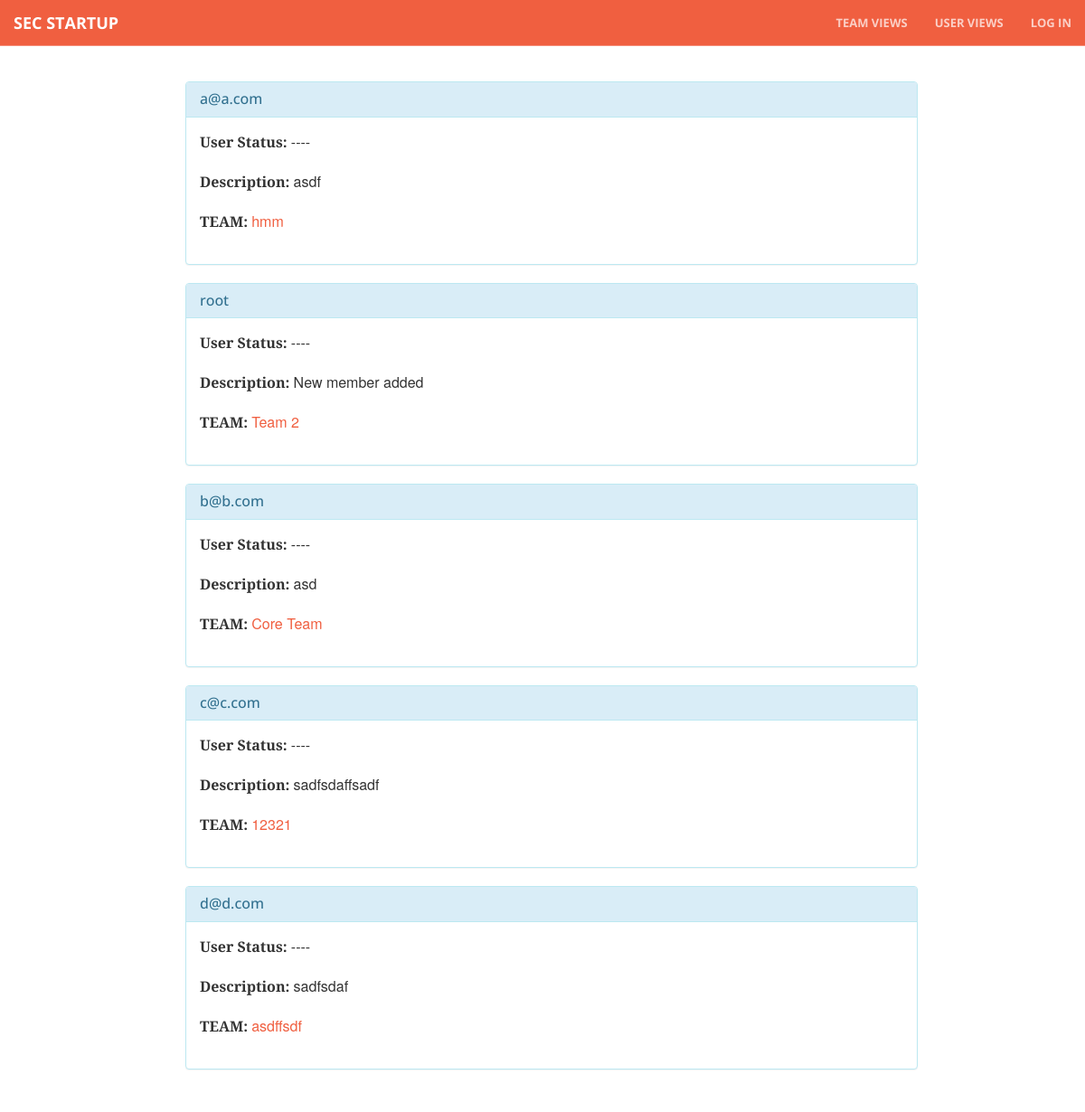
/profile/, run on an earlier commit of the app's database.
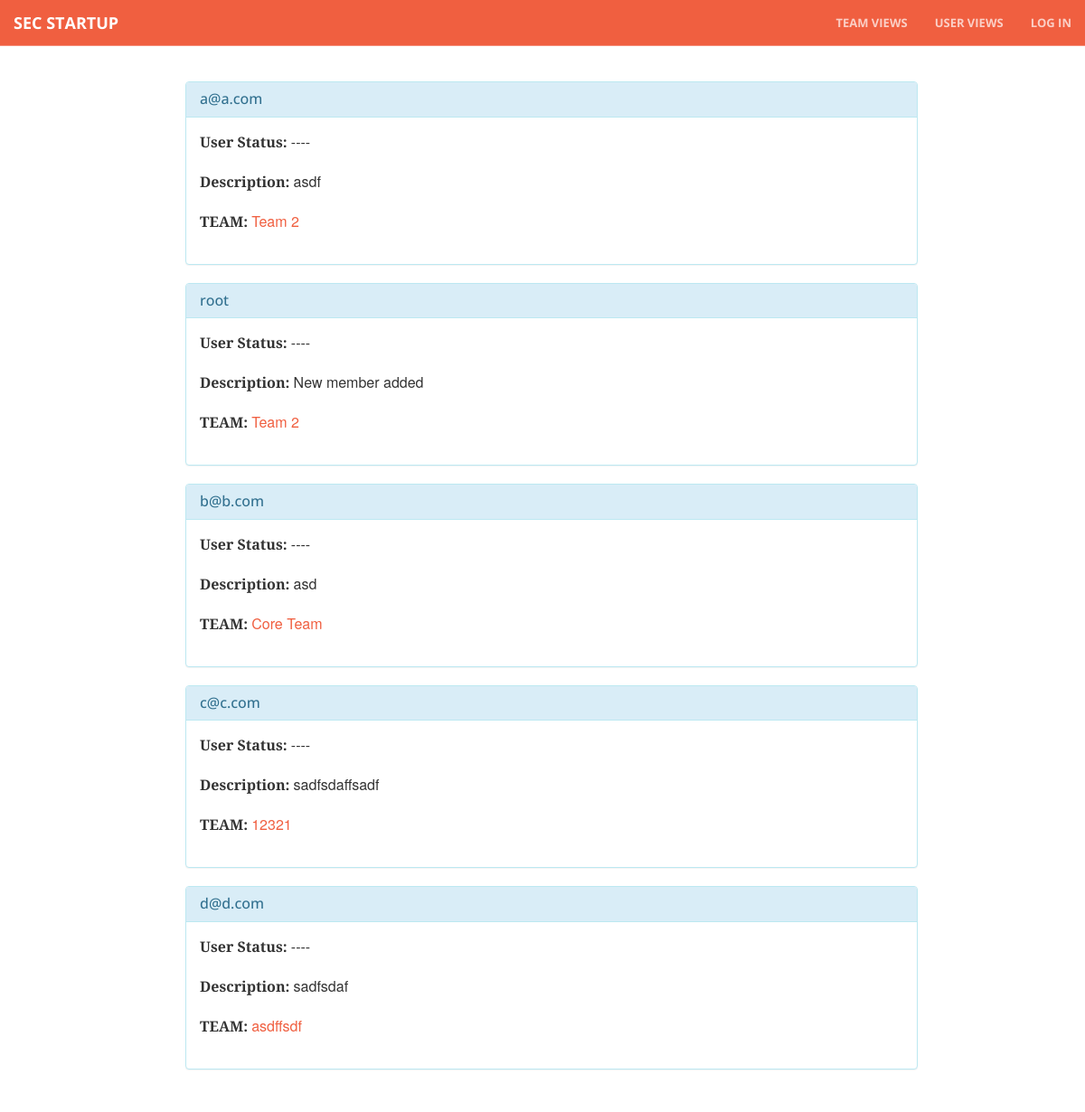
And on a later commit of the database.
### core/models.py (models this page shows, shortened)
class Profile(models.Model):
    members = models.ForeignKey(Team, null=True, blank=True)
    user = models.OneToOneField(User)
    name = models.CharField(max_length=100)
    email = models.EmailField(max_length=254)
    company = models.CharField(max_length=100, blank= True)
    skills = models.CharField(max_length=100, blank= True)
    industry = models.IntegerField(choices=INDUSTRY, null=True, blank=True)
    description = models.TextField(null=True, blank=True)
    created_at = models.DateTimeField(auto_now_add=True)
    image_file = models.ImageField(upload_to=upload_to_location, null=True, blank=True)
    def get_absolute_url(self):
        return reverse(viewname="profile_list", args=[self.id])

class Team(models.Model):
    title = models.CharField(max_length=300) # Team Name
    project_status = models.IntegerField(choices=TEAM_STATUS, null=True, blank=True)
    description = models.TextField(null=True, blank=True)
    created_at = models.DateTimeField(auto_now_add=True)
    image_file = models.ImageField(upload_to=upload_to_location, null=True, blank=True)

### core/views.py (the view)
# urls.py: url(r'profile/$', coreviews.ProfileListView.as_view()),
class ProfileListView(ListView):
    model = coremodels.Profile
    template_name = 'profile/list.html'
    paginate_by = 5

### templates/profile/list.html (shortened to what this page needs)
{% extends "base/theme.html" %}
{% load bootstrap_pagination %}
{% block main_content %}
  <div class="row main-content">
    <div class="col-md-2"></div>
    <div class='row'>
        <div class="col-md-8">
        {% for profile in object_list %}
         <div class="panel panel-info">
          <div class="panel-heading">
            <h3 class="panel-title"><a href="{{ profile.get_absolute_url }}">{{ profile.user.username }}</a></h3>
          </div>
          <div class="panel-body">
            <p><b>User Status: </b>
            {% if profile.industry %}
              {{ profile.get_industry_display }}
            {% else %}----
            {% endif %}</p>
             <p><b>Description: </b>{{ profile.description }}</p>
            <p><b>TEAM: </b>
            {% if profile.members %}
                <a href="/team/{{ profile.members.id }}/detail">{{ profile.members.title }}</a>
            {% else %}----
            {% endif %}</p>
          </div>
          </div>
         {% endfor %}
      </div>
    </div>
    <div class="col-md-2"></div>
  </div>
{% endblock %}

### templates/base/theme.html (shortened to what this page needs)
{% extends "base/index.html" %}
{% block main_content %}
	{% block navigation %}
		 <li>
		 	<a class="page-scroll" href="/team/">Team Views</a>
		 </li>
		 <li>
		 	<a class="page-scroll" href="/profile/">User Views</a>
		 </li>
		 {% if user.is_authenticated %}
			 	<li>
			 		<a class="page-scroll" href="/team/create/">Create Team Profile</a>
			 	</li>
			 	<li>
			 		<a class="page-scroll" href="/logout/">Sign out</a>
			 	</li>
			 {% else %}
			 	<li>
			 		<a class="page-scroll" href="/entrance/">Log In</a>
			 	</li>
		 {% endif %}
	{% endblock %}
{% endblock %}

### templates/base/index.html (shortened to what this page needs)
<!DOCTYPE html>
<html lang="en">
{% load staticfiles %}
<head>
    <link href="{% static "css/bootstrap.min.css" %}" rel="stylesheet">
    <link rel="stylesheet" href="{% static "font-awesome/css/font-awesome.min.css" %}" type="text/css">
    <link rel="stylesheet" href="{% static "css/animate.min.css" %}" type="text/css">
    <link rel="stylesheet" href=" {%static "css/creative.css" %}" type="text/css">
</head>
<body id="page-top">
    <nav id="mainNav" class="navbar navbar-default navbar-fixed-top">
        <div class="container-fluid">
            <div class="navbar-header">
                <a class="navbar-brand page-scroll" href="/">SEC Startup</a>
            </div>
            <div class="collapse navbar-collapse" id="bs-example-navbar-collapse-1">
                <ul class="nav navbar-nav navbar-right">
                    {% block navigation %}{% endblock %}
                </ul>
            </div>
        </div>
    </nav>
    {% block main_content %}{% endblock %}
    <footer>
    </footer>
</body>
</html>

### static/css/creative.css (style rules this page uses)
html, body { width: 100%; height: 100%; }
body { font-family: Merriweather,'Helvetica Neue',Arial,sans-serif; }
a { color: #f05f40; -webkit-transition: all .35s; -moz-transition: all .35s; transition: all .35s; }
h1, h2, h3, h4, h5, h6 { font-family: 'Open Sans','Helvetica Neue',Arial,sans-serif; }
p { margin-bottom: 20px; font-size: 16px; line-height: 1.5; }
.main-content { padding-top: 90px; }
footer { padding: 25px 0; text-align: center; }
.navbar-default { border-color: rgba(34,34,34,.05); font-family: 'Open Sans','Helvetica Neue',Arial,sans-serif; background-color: #f05f40; -webkit-transition: all .35s; -moz-transition: all .35s; transition: all .35s; }
.navbar-default .navbar-header .navbar-brand { text-transform: uppercase; font-family: 'Open Sans','Helvetica Neue',Arial,sans-serif; font-weight: 700; color: #fff; }
.navbar-default .nav > li>a, .navbar-default .nav>li>a:focus { text-transform: uppercase; font-size: 13px; font-weight: 700; color: #fff; }
@media (min-width:768px) { .navbar-default { border-color: rgba(255,255,255,.3); background-color: #f05f40; } }
@media (min-width:768px) { .navbar-default .navbar-header .navbar-brand { color: rgba(255,255,255,.7); } }
@media (min-width:768px) { .navbar-default .nav > li>a, .navbar-default .nav>li>a:focus { color: rgba(255,255,255,.7); } }
body { webkit-tap-highlight-color: #222; }

What changed in the data, as far as the page shows it:
changed Profile "asdf": members "hmm" → "Team 2"
